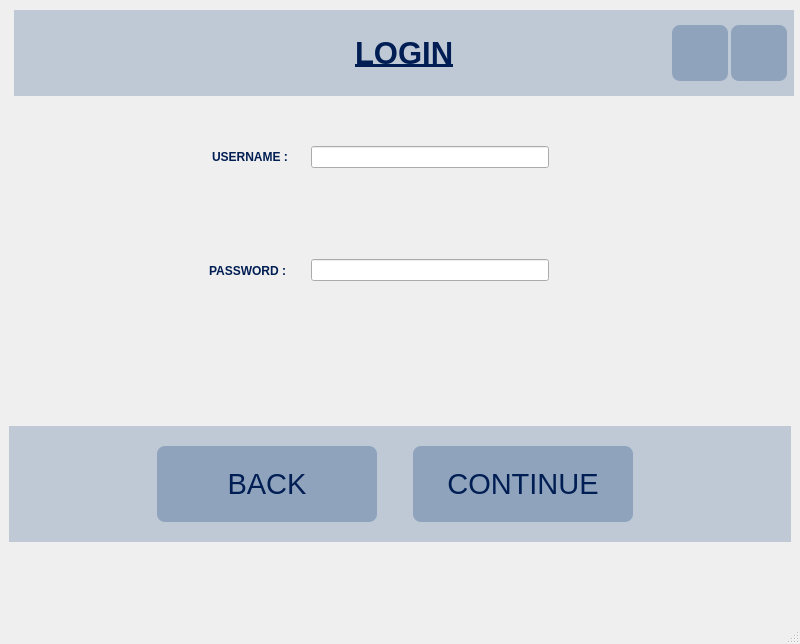
<?xml version="1.0" encoding="UTF-8"?>
<ui version="4.0">
 <class>Login</class>
 <widget class="QMainWindow" name="Login">
  <property name="geometry">
   <rect>
    <x>0</x>
    <y>0</y>
    <width>800</width>
    <height>644</height>
   </rect>
  </property>
  <property name="windowTitle">
   <string>MainWindow</string>
  </property>
  <property name="styleSheet">
   <string notr="true">#centralwidget
{
border-image: url(:/image/geoffrey-moffett-TFRezw7pQwI-unsplash.jpg);
}
QLabel
{
color : #001e53;
}
QPushButton
{
background-color: rgb(143, 163, 188);
color : rgb(0, 30, 83);
}
QPushButton:hover
{
    background-color:rgb(0, 30, 83);
    color : rgb(143, 163, 188);
}
#back_btn,#continue_btn,#close_btn,#minimize_btn
{
border-width : 0px;
border-radius : 8px;
}</string>
  </property>
  <widget class="QWidget" name="centralwidget">
   <property name="sizePolicy">
    <sizepolicy hsizetype="Fixed" vsizetype="Fixed">
     <horstretch>0</horstretch>
     <verstretch>0</verstretch>
    </sizepolicy>
   </property>
   <property name="minimumSize">
    <size>
     <width>500</width>
     <height>600</height>
    </size>
   </property>
   <layout class="QVBoxLayout" name="verticalLayout">
    <item>
     <widget class="QWidget" name="gwidget" native="true">
      <property name="sizePolicy">
       <sizepolicy hsizetype="Fixed" vsizetype="Fixed">
        <horstretch>0</horstretch>
        <verstretch>0</verstretch>
       </sizepolicy>
      </property>
      <property name="minimumSize">
       <size>
        <width>790</width>
        <height>0</height>
       </size>
      </property>
      <property name="maximumSize">
       <size>
        <width>72</width>
        <height>16777215</height>
       </size>
      </property>
      <property name="styleSheet">
       <string notr="true"/>
      </property>
      <layout class="QGridLayout" name="gridLayout">
       <property name="leftMargin">
        <number>1</number>
       </property>
       <property name="topMargin">
        <number>1</number>
       </property>
       <property name="rightMargin">
        <number>1</number>
       </property>
       <property name="bottomMargin">
        <number>1</number>
       </property>
       <item row="4" column="0">
        <widget class="QWidget" name="hw3" native="true">
         <property name="sizePolicy">
          <sizepolicy hsizetype="Fixed" vsizetype="Fixed">
           <horstretch>0</horstretch>
           <verstretch>0</verstretch>
          </sizepolicy>
         </property>
         <property name="minimumSize">
          <size>
           <width>780</width>
           <height>49</height>
          </size>
         </property>
         <layout class="QHBoxLayout" name="horizontalLayout_4">
          <item>
           <spacer name="horizontalSpacer_4">
            <property name="orientation">
             <enum>Qt::Horizontal</enum>
            </property>
            <property name="sizeType">
             <enum>QSizePolicy::Fixed</enum>
            </property>
            <property name="sizeHint" stdset="0">
             <size>
              <width>186</width>
              <height>20</height>
             </size>
            </property>
           </spacer>
          </item>
          <item>
           <widget class="QLabel" name="label_3">
            <property name="font">
             <font>
              <weight>75</weight>
              <bold>true</bold>
             </font>
            </property>
            <property name="text">
             <string>PASSWORD : </string>
            </property>
           </widget>
          </item>
          <item>
           <widget class="QLineEdit" name="lineEdit_2">
            <property name="sizePolicy">
             <sizepolicy hsizetype="Fixed" vsizetype="Fixed">
              <horstretch>0</horstretch>
              <verstretch>0</verstretch>
             </sizepolicy>
            </property>
            <property name="minimumSize">
             <size>
              <width>238</width>
              <height>0</height>
             </size>
            </property>
            <property name="maximumSize">
             <size>
              <width>100</width>
              <height>16777215</height>
             </size>
            </property>
            <property name="toolTip">
             <string>Enter Password</string>
            </property>
            <property name="echoMode">
             <enum>QLineEdit::Password</enum>
            </property>
           </widget>
          </item>
          <item>
           <spacer name="horizontalSpacer_5">
            <property name="orientation">
             <enum>Qt::Horizontal</enum>
            </property>
            <property name="sizeType">
             <enum>QSizePolicy::Fixed</enum>
            </property>
            <property name="sizeHint" stdset="0">
             <size>
              <width>236</width>
              <height>20</height>
             </size>
            </property>
           </spacer>
          </item>
         </layout>
        </widget>
       </item>
       <item row="2" column="0">
        <widget class="QWidget" name="hw2" native="true">
         <layout class="QHBoxLayout" name="horizontalLayout_2">
          <property name="bottomMargin">
           <number>10</number>
          </property>
          <item>
           <spacer name="horizontalSpacer_2">
            <property name="orientation">
             <enum>Qt::Horizontal</enum>
            </property>
            <property name="sizeType">
             <enum>QSizePolicy::Fixed</enum>
            </property>
            <property name="sizeHint" stdset="0">
             <size>
              <width>189</width>
              <height>20</height>
             </size>
            </property>
           </spacer>
          </item>
          <item>
           <widget class="QLabel" name="label_2">
            <property name="font">
             <font>
              <weight>75</weight>
              <bold>true</bold>
             </font>
            </property>
            <property name="text">
             <string>USERNAME : </string>
            </property>
           </widget>
          </item>
          <item>
           <widget class="QLineEdit" name="lineEdit">
            <property name="sizePolicy">
             <sizepolicy hsizetype="Fixed" vsizetype="Fixed">
              <horstretch>0</horstretch>
              <verstretch>0</verstretch>
             </sizepolicy>
            </property>
            <property name="minimumSize">
             <size>
              <width>238</width>
              <height>0</height>
             </size>
            </property>
            <property name="maximumSize">
             <size>
              <width>238</width>
              <height>16777215</height>
             </size>
            </property>
            <property name="toolTip">
             <string>Enter Username</string>
            </property>
           </widget>
          </item>
          <item>
           <spacer name="horizontalSpacer_3">
            <property name="orientation">
             <enum>Qt::Horizontal</enum>
            </property>
            <property name="sizeType">
             <enum>QSizePolicy::Fixed</enum>
            </property>
            <property name="sizeHint" stdset="0">
             <size>
              <width>236</width>
              <height>20</height>
             </size>
            </property>
           </spacer>
          </item>
         </layout>
        </widget>
       </item>
       <item row="5" column="0">
        <spacer name="verticalSpacer">
         <property name="orientation">
          <enum>Qt::Vertical</enum>
         </property>
         <property name="sizeType">
          <enum>QSizePolicy::Fixed</enum>
         </property>
         <property name="sizeHint" stdset="0">
          <size>
           <width>20</width>
           <height>124</height>
          </size>
         </property>
        </spacer>
       </item>
       <item row="1" column="0">
        <spacer name="verticalSpacer_2">
         <property name="orientation">
          <enum>Qt::Vertical</enum>
         </property>
         <property name="sizeType">
          <enum>QSizePolicy::Fixed</enum>
         </property>
         <property name="sizeHint" stdset="0">
          <size>
           <width>20</width>
           <height>35</height>
          </size>
         </property>
        </spacer>
       </item>
       <item row="3" column="0">
        <spacer name="verticalSpacer_4">
         <property name="orientation">
          <enum>Qt::Vertical</enum>
         </property>
         <property name="sizeType">
          <enum>QSizePolicy::Fixed</enum>
         </property>
         <property name="sizeHint" stdset="0">
          <size>
           <width>20</width>
           <height>62</height>
          </size>
         </property>
        </spacer>
       </item>
       <item row="0" column="0">
        <widget class="QWidget" name="hwidget5" native="true">
         <property name="sizePolicy">
          <sizepolicy hsizetype="Fixed" vsizetype="Fixed">
           <horstretch>0</horstretch>
           <verstretch>0</verstretch>
          </sizepolicy>
         </property>
         <property name="minimumSize">
          <size>
           <width>29</width>
           <height>84</height>
          </size>
         </property>
         <property name="maximumSize">
          <size>
           <width>802</width>
           <height>16777215</height>
          </size>
         </property>
         <property name="styleSheet">
          <string notr="true">#hwidget5
{
background-color: rgba(143, 163, 188, 0.5);
}
</string>
         </property>
         <layout class="QHBoxLayout" name="horizontalLayout">
          <property name="spacing">
           <number>0</number>
          </property>
          <property name="leftMargin">
           <number>1</number>
          </property>
          <property name="topMargin">
           <number>1</number>
          </property>
          <property name="rightMargin">
           <number>1</number>
          </property>
          <property name="bottomMargin">
           <number>1</number>
          </property>
          <item>
           <spacer name="horizontalSpacer_8">
            <property name="orientation">
             <enum>Qt::Horizontal</enum>
            </property>
            <property name="sizeType">
             <enum>QSizePolicy::Fixed</enum>
            </property>
            <property name="sizeHint" stdset="0">
             <size>
              <width>337</width>
              <height>84</height>
             </size>
            </property>
           </spacer>
          </item>
          <item>
           <widget class="QLabel" name="label">
            <property name="sizePolicy">
             <sizepolicy hsizetype="Fixed" vsizetype="Fixed">
              <horstretch>0</horstretch>
              <verstretch>0</verstretch>
             </sizepolicy>
            </property>
            <property name="font">
             <font>
              <pointsize>23</pointsize>
              <weight>75</weight>
              <bold>true</bold>
              <underline>true</underline>
             </font>
            </property>
            <property name="styleSheet">
             <string notr="true"/>
            </property>
            <property name="text">
             <string>LOGIN</string>
            </property>
           </widget>
          </item>
          <item>
           <spacer name="horizontalSpacer">
            <property name="orientation">
             <enum>Qt::Horizontal</enum>
            </property>
            <property name="sizeType">
             <enum>QSizePolicy::Fixed</enum>
            </property>
            <property name="sizeHint" stdset="0">
             <size>
              <width>215</width>
              <height>20</height>
             </size>
            </property>
           </spacer>
          </item>
          <item>
           <widget class="QPushButton" name="minimize_btn">
            <property name="sizePolicy">
             <sizepolicy hsizetype="Fixed" vsizetype="Fixed">
              <horstretch>0</horstretch>
              <verstretch>0</verstretch>
             </sizepolicy>
            </property>
            <property name="minimumSize">
             <size>
              <width>56</width>
              <height>56</height>
             </size>
            </property>
            <property name="maximumSize">
             <size>
              <width>56</width>
              <height>56</height>
             </size>
            </property>
            <property name="text">
             <string/>
            </property>
            <property name="icon">
             <iconset resource="images.qrc">
              <normaloff>:/icons/minimize.png</normaloff>:/icons/minimize.png</iconset>
            </property>
            <property name="iconSize">
             <size>
              <width>50</width>
              <height>50</height>
             </size>
            </property>
           </widget>
          </item>
          <item>
           <widget class="QPushButton" name="close_btn">
            <property name="sizePolicy">
             <sizepolicy hsizetype="Fixed" vsizetype="Fixed">
              <horstretch>0</horstretch>
              <verstretch>0</verstretch>
             </sizepolicy>
            </property>
            <property name="minimumSize">
             <size>
              <width>56</width>
              <height>56</height>
             </size>
            </property>
            <property name="maximumSize">
             <size>
              <width>56</width>
              <height>56</height>
             </size>
            </property>
            <property name="text">
             <string/>
            </property>
            <property name="icon">
             <iconset resource="images.qrc">
              <normaloff>:/icons/cross.png</normaloff>:/icons/cross.png</iconset>
            </property>
            <property name="iconSize">
             <size>
              <width>50</width>
              <height>50</height>
             </size>
            </property>
           </widget>
          </item>
         </layout>
        </widget>
       </item>
      </layout>
     </widget>
    </item>
    <item>
     <widget class="QWidget" name="horizontalWidget" native="true">
      <property name="styleSheet">
       <string notr="true">#horizontalWidget
{
background-color: rgba(143, 163, 188,0.5);
}
</string>
      </property>
      <layout class="QHBoxLayout" name="horizontalLayout_3">
       <property name="spacing">
        <number>6</number>
       </property>
       <property name="leftMargin">
        <number>1</number>
       </property>
       <property name="topMargin">
        <number>1</number>
       </property>
       <property name="rightMargin">
        <number>1</number>
       </property>
       <property name="bottomMargin">
        <number>1</number>
       </property>
       <item>
        <spacer name="horizontalSpacer_6">
         <property name="orientation">
          <enum>Qt::Horizontal</enum>
         </property>
         <property name="sizeType">
          <enum>QSizePolicy::Fixed</enum>
         </property>
         <property name="sizeHint" stdset="0">
          <size>
           <width>147</width>
           <height>20</height>
          </size>
         </property>
        </spacer>
       </item>
       <item>
        <widget class="QPushButton" name="back_btn">
         <property name="sizePolicy">
          <sizepolicy hsizetype="Fixed" vsizetype="Fixed">
           <horstretch>0</horstretch>
           <verstretch>0</verstretch>
          </sizepolicy>
         </property>
         <property name="minimumSize">
          <size>
           <width>220</width>
           <height>76</height>
          </size>
         </property>
         <property name="font">
          <font>
           <pointsize>22</pointsize>
          </font>
         </property>
         <property name="text">
          <string>BACK</string>
         </property>
        </widget>
       </item>
       <item>
        <spacer name="horizontalSpacer_9">
         <property name="orientation">
          <enum>Qt::Horizontal</enum>
         </property>
         <property name="sizeType">
          <enum>QSizePolicy::Fixed</enum>
         </property>
         <property name="sizeHint" stdset="0">
          <size>
           <width>62</width>
           <height>20</height>
          </size>
         </property>
        </spacer>
       </item>
       <item>
        <widget class="QPushButton" name="continue_btn">
         <property name="sizePolicy">
          <sizepolicy hsizetype="Fixed" vsizetype="Fixed">
           <horstretch>0</horstretch>
           <verstretch>0</verstretch>
          </sizepolicy>
         </property>
         <property name="minimumSize">
          <size>
           <width>220</width>
           <height>76</height>
          </size>
         </property>
         <property name="font">
          <font>
           <pointsize>22</pointsize>
          </font>
         </property>
         <property name="text">
          <string>CONTINUE</string>
         </property>
        </widget>
       </item>
       <item>
        <spacer name="horizontalSpacer_7">
         <property name="orientation">
          <enum>Qt::Horizontal</enum>
         </property>
         <property name="sizeType">
          <enum>QSizePolicy::Fixed</enum>
         </property>
         <property name="sizeHint" stdset="0">
          <size>
           <width>233</width>
           <height>20</height>
          </size>
         </property>
        </spacer>
       </item>
      </layout>
     </widget>
    </item>
    <item>
     <spacer name="verticalSpacer_3">
      <property name="orientation">
       <enum>Qt::Vertical</enum>
      </property>
      <property name="sizeType">
       <enum>QSizePolicy::Fixed</enum>
      </property>
      <property name="sizeHint" stdset="0">
       <size>
        <width>20</width>
        <height>71</height>
       </size>
      </property>
     </spacer>
    </item>
   </layout>
  </widget>
  <widget class="QMenuBar" name="menubar">
   <property name="geometry">
    <rect>
     <x>0</x>
     <y>0</y>
     <width>800</width>
     <height>22</height>
    </rect>
   </property>
  </widget>
  <widget class="QStatusBar" name="statusbar"/>
 </widget>
 <resources>
  <include location="images.qrc"/>
 </resources>
 <connections>
  <connection>
   <sender>close_btn</sender>
   <signal>clicked()</signal>
   <receiver>Login</receiver>
   <slot>close()</slot>
   <hints>
    <hint type="sourcelabel">
     <x>738</x>
     <y>78</y>
    </hint>
    <hint type="destinationlabel">
     <x>794</x>
     <y>77</y>
    </hint>
   </hints>
  </connection>
  <connection>
   <sender>minimize_btn</sender>
   <signal>clicked()</signal>
   <receiver>Login</receiver>
   <slot>showMinimized()</slot>
   <hints>
    <hint type="sourcelabel">
     <x>683</x>
     <y>53</y>
    </hint>
    <hint type="destinationlabel">
     <x>797</x>
     <y>55</y>
    </hint>
   </hints>
  </connection>
 </connections>
</ui>
